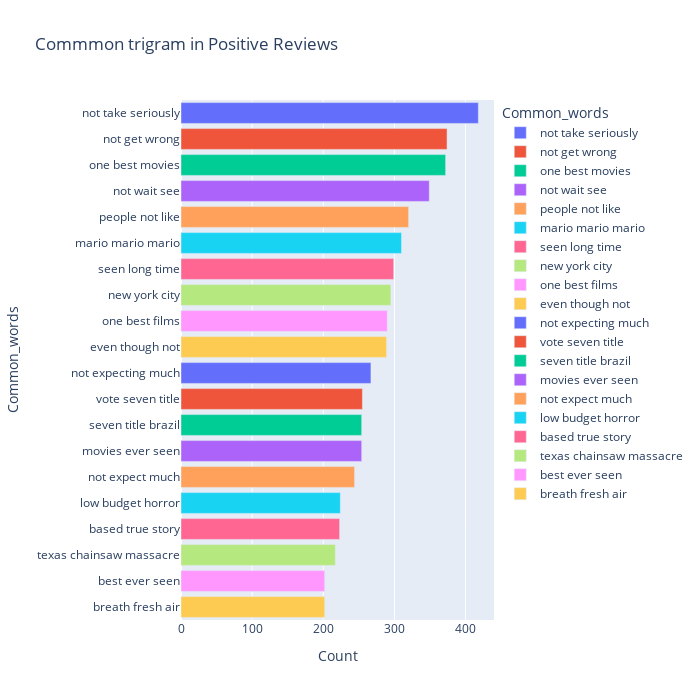

The notebook cell this image was saved under:
### Code cell
most_common_tri = get_top_text_ngrams(df.Reviews_clean[df['Ratings']>=7], 20, 3)
most_common_tri = dict(most_common_tri)
temp = pd.DataFrame(columns = ["Common_words" , 'Count'])
temp["Common_words"] = list(most_common_tri.keys())
temp["Count"] = list(most_common_tri.values())
fig = px.bar(temp, x="Count", y="Common_words", title='Commmon trigram in Positive Reviews', orientation='h', 
             width=700, height=700,color='Common_words')
fig.show()

### Figure 1 — Plotly figure (JSON) as saved in the notebook; plotly's stock layout.template omitted (floating-point values rounded to 4 significant figures)
{"data": [{"alignmentgroup": "True", "hovertemplate": "Common_words=%{y}<br>Count=%{x}<extra></extra>", "legendgroup": "not take seriously", "marker": {"color": "#636efa", "pattern": {"shape": ""}}, "name": "not take seriously", "offsetgroup": "not take seriously", "orientation": "h", "showlegend": true, "textposition": "auto", "type": "bar", "x": [418], "xaxis": "x", "y": ["not take seriously"], "yaxis": "y"}, {"alignmentgroup": "True", "hovertemplate": "Common_words=%{y}<br>Count=%{x}<extra></extra>", "legendgroup": "not get wrong", "marker": {"color": "#EF553B", "pattern": {"shape": ""}}, "name": "not get wrong", "offsetgroup": "not get wrong", "orientation": "h", "showlegend": true, "textposition": "auto", "type": "bar", "x": [374], "xaxis": "x", "y": ["not get wrong"], "yaxis": "y"}, {"alignmentgroup": "True", "hovertemplate": "Common_words=%{y}<br>Count=%{x}<extra></extra>", "legendgroup": "one best movies", "marker": {"color": "#00cc96", "pattern": {"shape": ""}}, "name": "one best movies", "offsetgroup": "one best movies", "orientation": "h", "showlegend": true, "textposition": "auto", "type": "bar", "x": [372], "xaxis": "x", "y": ["one best movies"], "yaxis": "y"}, {"alignmentgroup": "True", "hovertemplate": "Common_words=%{y}<br>Count=%{x}<extra></extra>", "legendgroup": "not wait see", "marker": {"color": "#ab63fa", "pattern": {"shape": ""}}, "name": "not wait see", "offsetgroup": "not wait see", "orientation": "h", "showlegend": true, "textposition": "auto", "type": "bar", "x": [349], "xaxis": "x", "y": ["not wait see"], "yaxis": "y"}, {"alignmentgroup": "True", "hovertemplate": "Common_words=%{y}<br>Count=%{x}<extra></extra>", "legendgroup": "people not like", "marker": {"color": "#FFA15A", "pattern": {"shape": ""}}, "name": "people not like", "offsetgroup": "people not like", "orientation": "h", "showlegend": true, "textposition": "auto", "type": "bar", "x": [320], "xaxis": "x", "y": ["people not like"], "yaxis": "y"}, {"alignmentgroup": "True", "hovertemplate": "Common_words=%{y}<br>Count=%{x}<extra></extra>", "legendgroup": "mario mario mario", "marker": {"color": "#19d3f3", "pattern": {"shape": ""}}, "name": "mario mario mario", "offsetgroup": "mario mario mario", "orientation": "h", "showlegend": true, "textposition": "auto", "type": "bar", "x": [310], "xaxis": "x", "y": ["mario mario mario"], "yaxis": "y"}, {"alignmentgroup": "True", "hovertemplate": "Common_words=%{y}<br>Count=%{x}<extra></extra>", "legendgroup": "seen long time", "marker": {"color": "#FF6692", "pattern": {"shape": ""}}, "name": "seen long time", "offsetgroup": "seen long time", "orientation": "h", "showlegend": true, "textposition": "auto", "type": "bar", "x": [299], "xaxis": "x", "y": ["seen long time"], "yaxis": "y"}, {"alignmentgroup": "True", "hovertemplate": "Common_words=%{y}<br>Count=%{x}<extra></extra>", "legendgroup": "new york city", "marker": {"color": "#B6E880", "pattern": {"shape": ""}}, "name": "new york city", "offsetgroup": "new york city", "orientation": "h", "showlegend": true, "textposition": "auto", "type": "bar", "x": [295], "xaxis": "x", "y": ["new york city"], "yaxis": "y"}, {"alignmentgroup": "True", "hovertemplate": "Common_words=%{y}<br>Count=%{x}<extra></extra>", "legendgroup": "one best films", "marker": {"color": "#FF97FF", "pattern": {"shape": ""}}, "name": "one best films", "offsetgroup": "one best films", "orientation": "h", "showlegend": true, "textposition": "auto", "type": "bar", "x": [290], "xaxis": "x", "y": ["one best films"], "yaxis": "y"}, {"alignmentgroup": "True", "hovertemplate": "Common_words=%{y}<br>Count=%{x}<extra></extra>", "legendgroup": "even though not", "marker": {"color": "#FECB52", "pattern": {"shape": ""}}, "name": "even though not", "offsetgroup": "even though not", "orientation": "h", "showlegend": true, "textposition": "auto", "type": "bar", "x": [289], "xaxis": "x", "y": ["even though not"], "yaxis": "y"}, {"alignmentgroup": "True", "hovertemplate": "Common_words=%{y}<br>Count=%{x}<extra></extra>", "legendgroup": "not expecting much", "marker": {"color": "#636efa", "pattern": {"shape": ""}}, "name": "not expecting much", "offsetgroup": "not expecting much", "orientation": "h", "showlegend": true, "textposition": "auto", "type": "bar", "x": [267], "xaxis": "x", "y": ["not expecting much"], "yaxis": "y"}, {"alignmentgroup": "True", "hovertemplate": "Common_words=%{y}<br>Count=%{x}<extra></extra>", "legendgroup": "vote seven title", "marker": {"color": "#EF553B", "pattern": {"shape": ""}}, "name": "vote seven title", "offsetgroup": "vote seven title", "orientation": "h", "showlegend": true, "textposition": "auto", "type": "bar", "x": [255], "xaxis": "x", "y": ["vote seven title"], "yaxis": "y"}, {"alignmentgroup": "True", "hovertemplate": "Common_words=%{y}<br>Count=%{x}<extra></extra>", "legendgroup": "seven title brazil", "marker": {"color": "#00cc96", "pattern": {"shape": ""}}, "name": "seven title brazil", "offsetgroup": "seven title brazil", "orientation": "h", "showlegend": true, "textposition": "auto", "type": "bar", "x": [254], "xaxis": "x", "y": ["seven title brazil"], "yaxis": "y"}, {"alignmentgroup": "True", "hovertemplate": "Common_words=%{y}<br>Count=%{x}<extra></extra>", "legendgroup": "movies ever seen", "marker": {"color": "#ab63fa", "pattern": {"shape": ""}}, "name": "movies ever seen", "offsetgroup": "movies ever seen", "orientation": "h", "showlegend": true, "textposition": "auto", "type": "bar", "x": [254], "xaxis": "x", "y": ["movies ever seen"], "yaxis": "y"}, {"alignmentgroup": "True", "hovertemplate": "Common_words=%{y}<br>Count=%{x}<extra></extra>", "legendgroup": "not expect much", "marker": {"color": "#FFA15A", "pattern": {"shape": ""}}, "name": "not expect much", "offsetgroup": "not expect much", "orientation": "h", "showlegend": true, "textposition": "auto", "type": "bar", "x": [244], "xaxis": "x", "y": ["not expect much"], "yaxis": "y"}, {"alignmentgroup": "True", "hovertemplate": "Common_words=%{y}<br>Count=%{x}<extra></extra>", "legendgroup": "low budget horror", "marker": {"color": "#19d3f3", "pattern": {"shape": ""}}, "name": "low budget horror", "offsetgroup": "low budget horror", "orientation": "h", "showlegend": true, "textposition": "auto", "type": "bar", "x": [224], "xaxis": "x", "y": ["low budget horror"], "yaxis": "y"}, {"alignmentgroup": "True", "hovertemplate": "Common_words=%{y}<br>Count=%{x}<extra></extra>", "legendgroup": "based true story", "marker": {"color": "#FF6692", "pattern": {"shape": ""}}, "name": "based true story", "offsetgroup": "based true story", "orientation": "h", "showlegend": true, "textposition": "auto", "type": "bar", "x": [223], "xaxis": "x", "y": ["based true story"], "yaxis": "y"}, {"alignmentgroup": "True", "hovertemplate": "Common_words=%{y}<br>Count=%{x}<extra></extra>", "legendgroup": "texas chainsaw massacre", "marker": {"color": "#B6E880", "pattern": {"shape": ""}}, "name": "texas chainsaw massacre", "offsetgroup": "texas chainsaw massacre", "orientation": "h", "showlegend": true, "textposition": "auto", "type": "bar", "x": [217], "xaxis": "x", "y": ["texas chainsaw massacre"], "yaxis": "y"}, {"alignmentgroup": "True", "hovertemplate": "Common_words=%{y}<br>Count=%{x}<extra></extra>", "legendgroup": "best ever seen", "marker": {"color": "#FF97FF", "pattern": {"shape": ""}}, "name": "best ever seen", "offsetgroup": "best ever seen", "orientation": "h", "showlegend": true, "textposition": "auto", "type": "bar", "x": [202], "xaxis": "x", "y": ["best ever seen"], "yaxis": "y"}, {"alignmentgroup": "True", "hovertemplate": "Common_words=%{y}<br>Count=%{x}<extra></extra>", "legendgroup": "breath fresh air", "marker": {"color": "#FECB52", "pattern": {"shape": ""}}, "name": "breath fresh air", "offsetgroup": "breath fresh air", "orientation": "h", "showlegend": true, "textposition": "auto", "type": "bar", "x": [202], "xaxis": "x", "y": ["breath fresh air"], "yaxis": "y"}], "layout": {"barmode": "relative", "height": 700, "legend": {"title": {"text": "Common_words"}, "tracegroupgap": 0}, "title": {"text": "Commmon trigram in Positive Reviews"}, "width": 700, "xaxis": {"anchor": "y", "domain": [0, 1], "title": {"text": "Count"}}, "yaxis": {"anchor": "x", "categoryarray": ["breath fresh air", "best ever seen", "texas chainsaw massacre", "based true story", "low budget horror", "not expect much", "movies ever seen", "seven title brazil", "vote seven title", "not expecting much", "even though not", "one best films", "new york city", "seen long time", "mario mario mario", "people not like", "not wait see", "one best movies", "not get wrong", "not take seriously"], "categoryorder": "array", "domain": [0, 1], "title": {"text": "Common_words"}}}}
